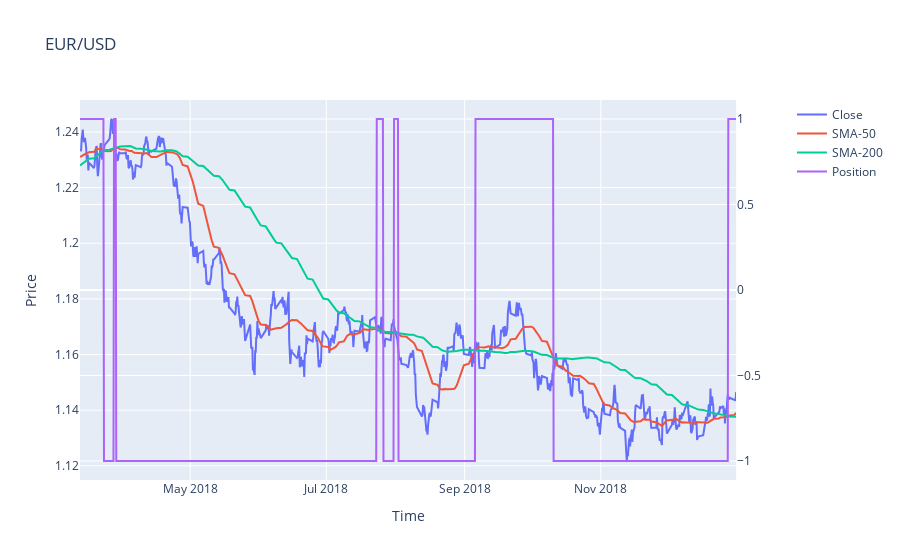

Notebook cell for this chart:
### Code cell
fig = make_subplots(specs=[[{"secondary_y": True}]])

fig.add_trace(go.Scatter(x=data.loc['2018'].index, y=data.Close, name='Close'))
fig.add_trace(go.Scatter(x=data.loc['2018'].index, y=data.SMA50, name='SMA-50'))
fig.add_trace(go.Scatter(x=data.loc['2018'].index, y=data.SMA200, name='SMA-200'))
fig.add_trace(go.Scatter(x=data.loc['2018'].index, y=data.position, name='Position'), secondary_y=True)

fig.update_layout(title='EUR/USD', xaxis_title='Time', yaxis_title='Price')

fig.show()

### Figure 1 — Plotly figure (JSON) as saved in the notebook; plotly's stock layout.template omitted (floating-point values rounded to 4 significant figures; data arrays with more than 128 entries replaced by an {"elided": "..."} marker saying what was removed)
{"data": [{"name": "Close", "type": "scatter", "x": {"elided": "837 str values"}, "y": {"elided": "1871 float values"}}, {"name": "SMA-50", "type": "scatter", "x": {"elided": "837 str values"}, "y": {"elided": "1871 float values"}}, {"name": "SMA-200", "type": "scatter", "x": {"elided": "837 str values"}, "y": {"elided": "1871 float values"}}, {"name": "Position", "type": "scatter", "x": {"elided": "837 str values"}, "xaxis": "x", "y": {"elided": "1871 int values"}, "yaxis": "y2"}], "layout": {"title": {"text": "EUR/USD"}, "xaxis": {"anchor": "y", "domain": [0, 0.94], "title": {"text": "Time"}}, "yaxis": {"anchor": "x", "domain": [0, 1], "title": {"text": "Price"}}, "yaxis2": {"anchor": "x", "overlaying": "y", "side": "right"}}}
